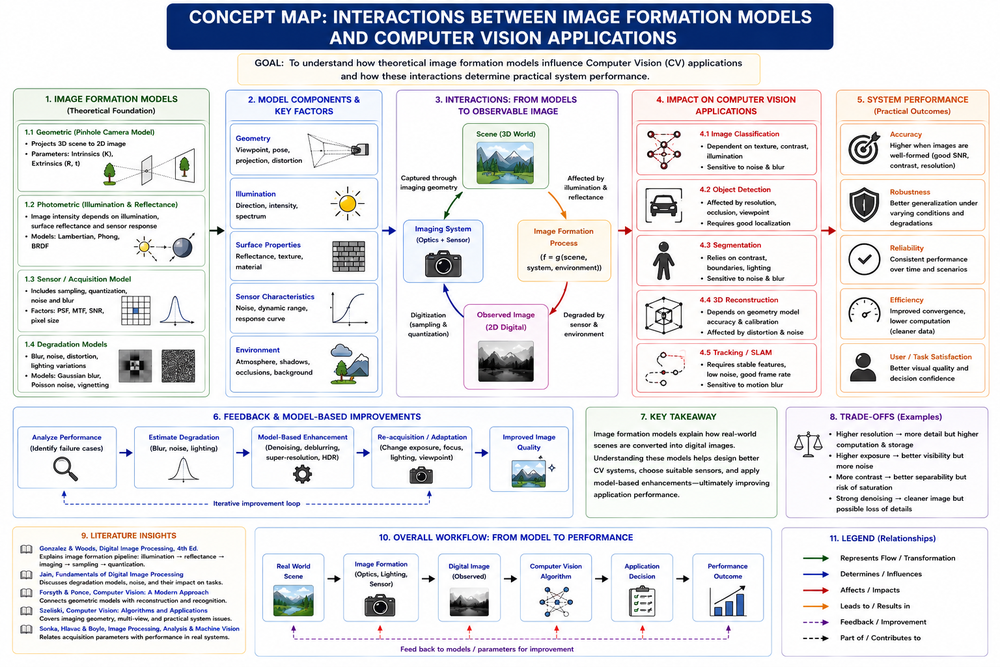
#> input picture CO1/AT2/AT2-Q15.png, 1000 x 667 px, shrunk from 1536 x 1024 before the run, found by its file name
$ python experiment_22.py
#> lines starting #> are read from the running program, lines starting #| are printed output that depends on the picture
# -*- coding: utf-8 -*-
"""EXPERIMENT-22.ipynb

Automatically generated by Colab.

Original file is located at
    https://colab.research.google.com/drive/1OYS-pIo-zYNdxGovCbWEBSfS4yWMACmw
"""

import cv2
import numpy as np
from google.colab import files
from google.colab.patches import cv2_imshow

# Upload image from your computer
uploaded = files.upload()
#> the answer given: AT2-Q15.png

# Get the uploaded image name
filename = next(iter(uploaded))

# Read the image
image = cv2.imread(filename)
#> image is the input picture: shape (667, 1000, 3); mean B, G, R 230.7, 226.7, 226.1

# Check if image is loaded
if image is None:
    print("Error: Could not load the image.")
else:
    # Laplacian filter kernel
    kernel = np.array([[0, 1, 0],
                       [1, -8, 1],
                       [0, 1, 0]])

    # Apply filter
    sharpened = cv2.filter2D(image, -1, kernel)
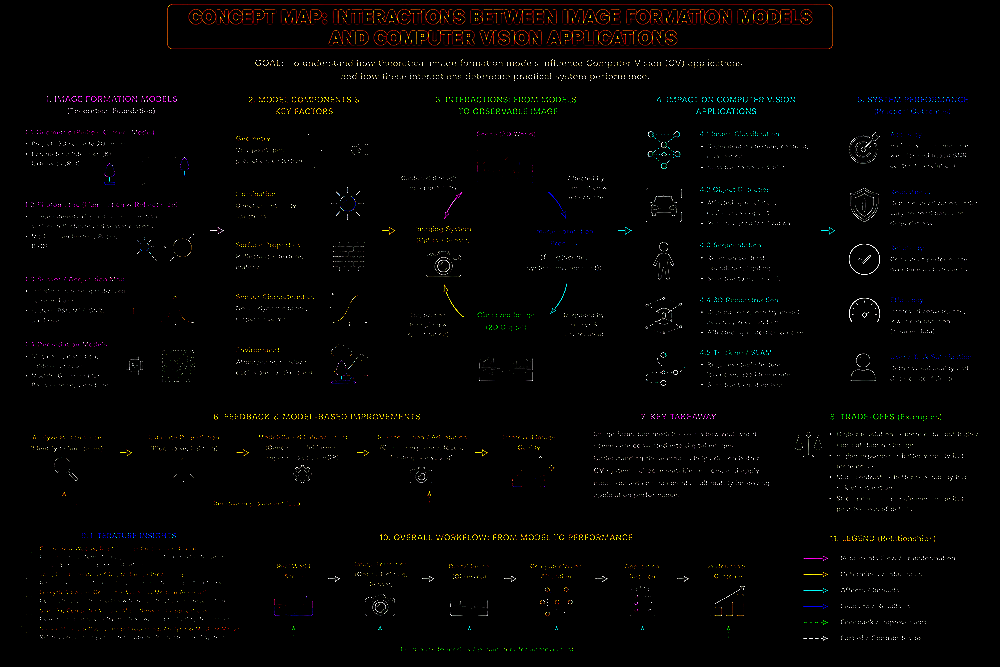
#> sharpened: shape (667, 1000, 3); mean B, G, R 2, 2.8, 3.5

    # Display Original Image
    print("Original Image:")
    cv2_imshow(image)

    # Display Filtered Image
    print("Filtered Image:")
    cv2_imshow(sharpened)

    # Save output image
    cv2.imwrite("sharpened.jpg", sharpened)

    print("Output image saved as sharpened.jpg")

$ run again, on CO1/AT2/Q01/AT2-Q01.png
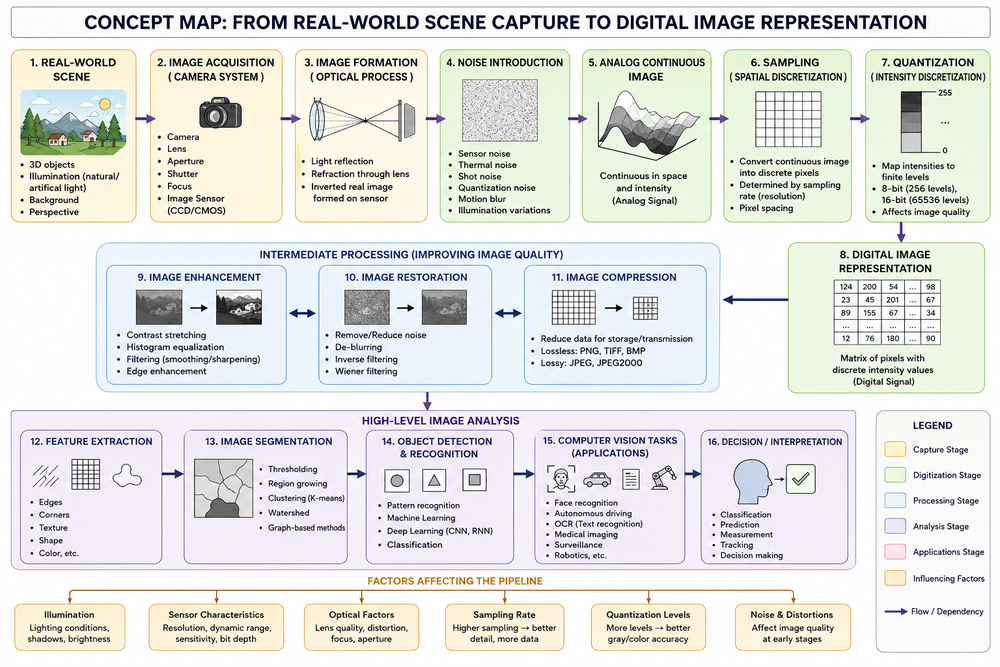
#> input picture CO1/AT2/Q01/AT2-Q01.png, 1000 x 667 px, shrunk from 1536 x 1024 before the run, found by its file name
#> image is the input picture: shape (667, 1000, 3); mean B, G, R 225.8, 228, 227.3
#> `sharpened = cv2.filter2D(image, -1, kernel)`:
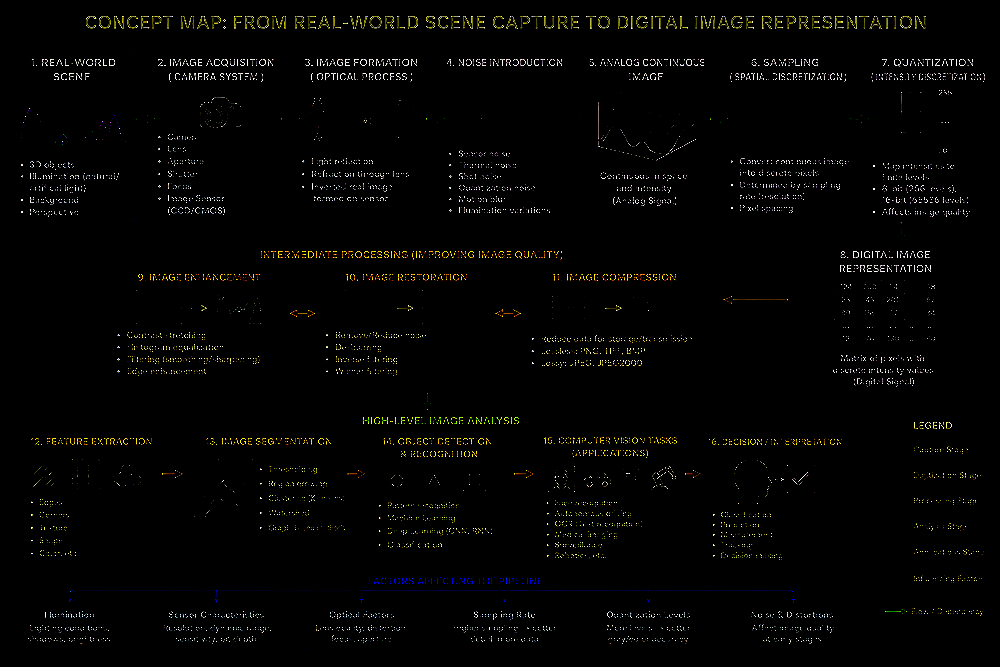
#> sharpened: shape (667, 1000, 3); mean B, G, R 2.9, 4.3, 4.5

$ run again, on CO1/AT2/Q02/AT2-Q02.png
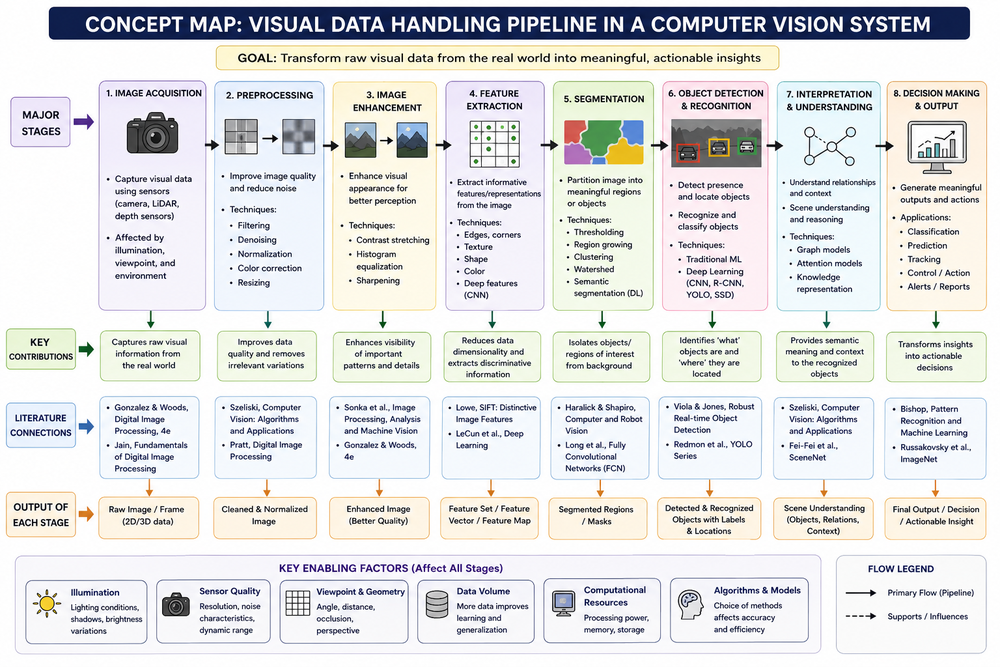
#> input picture CO1/AT2/Q02/AT2-Q02.png, 1000 x 667 px, shrunk from 1536 x 1024 before the run, found by its file name
#> image is the input picture: shape (667, 1000, 3); mean B, G, R 224.6, 224.1, 223.3
#> `sharpened = cv2.filter2D(image, -1, kernel)`:
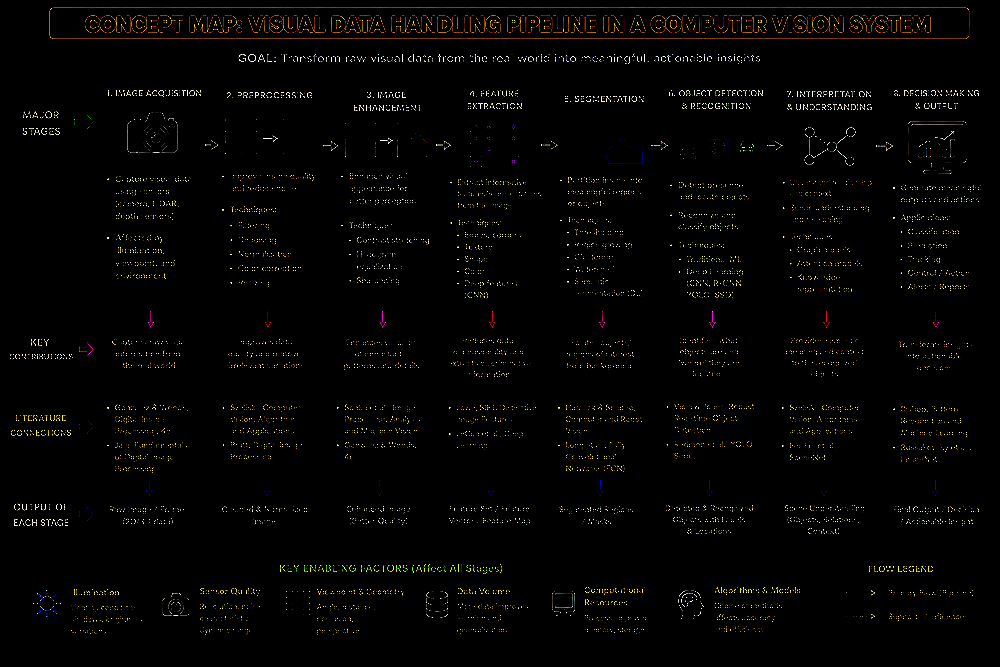
#> sharpened: shape (667, 1000, 3); mean B, G, R 2.3, 4, 4.7
